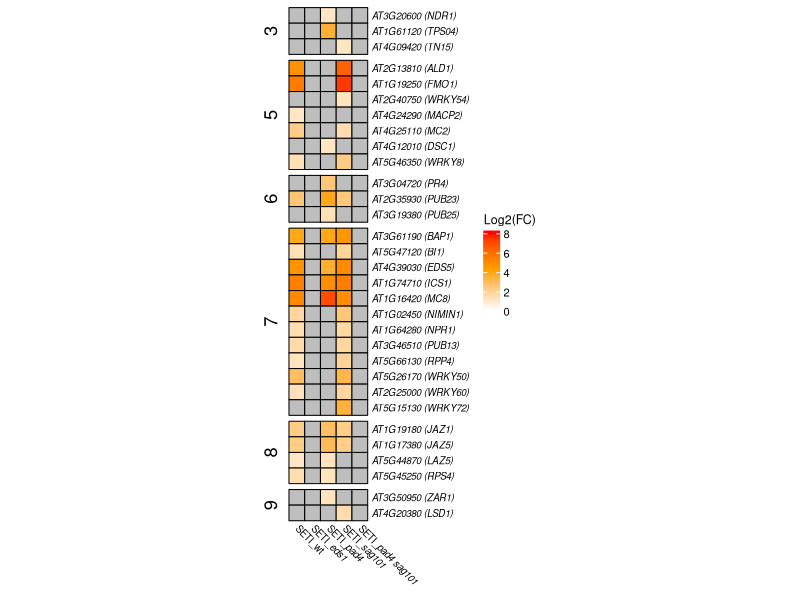
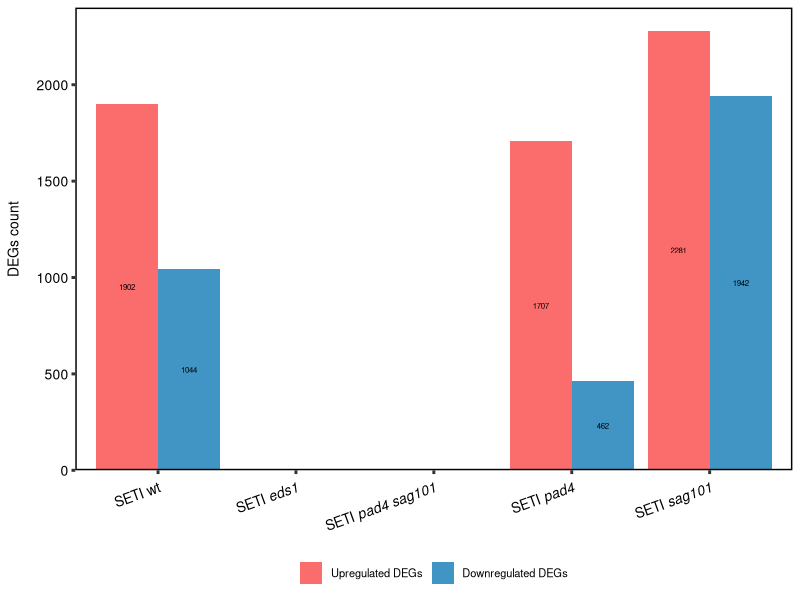

Here is the R script that generated these plots, in order:
## ---- chunk 1
knitr::opts_chunk$set(echo = TRUE)
## ---- chunk 2
library("ComplexHeatmap")
library("circlize")
library("ggpubr")
library("stringr")
## ---- chunk 3
selected_genes = read.csv2("./Data/selected_DEGs.csv", dec = ".")
cluster_genes = read.csv2("./Data/Target in each cluster heatmap 5067 DE genes.csv", dec = ".", sep = ",") 
selected_genes$cluster = cluster_genes$Clusters[match(selected_genes$Gene_id, cluster_genes$Targets)]

selected_genes$cluster = factor(selected_genes$cluster)

gene_list = read.csv2(file = "./Data/Significant DE genes list and statistics.csv", sep = ",", dec = ".",
                      header = TRUE)
gene_list = gene_list[gene_list$contrast != "SETI_p.E-SETI_s.E" & gene_list$contrast != "SETI_p.E-SETI_WT.E"
          & gene_list$contrast != "SETI_s.E-SETI_WT.E", ]
gene_list$contrast = factor(gene_list$contrast)
## ---- chunk 4
test = selected_genes[,c(3,7,5,4,6)]
rownames(test) = paste(selected_genes$Gene_id, " ", "(",selected_genes$Gene,")", sep = "")
test2 = as.matrix(test)

col_fun = colorRamp2(c(0, 4, 8 ), c("white", "orange", "red"))
col_fun(seq(-3, 3))

selected_genes$cluster = factor(selected_genes$cluster)
plot_heatmap = Heatmap(test2, name = "Log2(FC)", col_fun, split = selected_genes$cluster, rect_gp = gpar(col = "black"), row_gap = unit(1.5, "mm"), show_parent_dend_line = FALSE, width = unit(2, "cm"), row_order = order(as.numeric(gsub("row", "", rownames(test)))),
        row_labels = rownames(test), row_names_gp = gpar(fontsize = 7, fontface = "italic"), show_column_names = TRUE, column_names_gp = gpar(fontsize = 7), heatmap_legend_param = list(title_gp = gpar(fontsize = 9),  # Title font size
                              labels_gp = gpar(fontsize = 8)), column_names_rot = -45, column_order = c("SETI", "eds1", "pad4", "sag101", "pad4sag101"), column_labels = c(expression("SETI_wt"), expression("SETI_" * italic("eds1")), expression("SETI_" * italic("pad4")), expression("SETI_" * italic("sag101")), expression("SETI_" * italic("pad4 sag101"))))

plot_heatmap 
## ---- chunk 5
dlab_theme = theme(axis.title.y = element_text(margin = margin(r = 10)), text = element_text(size=10), axis.text = element_text(size=10),
        axis.text.x = element_text(margin = margin(t = 5), size = 10, colour = "black", angle = 20, hjust=1),
        axis.text.y = element_text(color = "black"),
        axis.line = element_blank(),
        axis.ticks = element_line(size = 1),
        axis.title.x = element_blank(),
        legend.position="bottom", 
        legend.text= element_text(size = 8),
        #legend.title = element_text(size = 16, face = "bold"),
        panel.background = element_blank(),
        panel.spacing.x = unit(1, "lines"),
        panel.spacing.y=unit(0,"lines"),
        panel.grid =  element_blank(),
        legend.title = element_blank(),
        #panel.grid.major.y =  element_line(colour = "#999999"),
        panel.grid.minor.y =  element_blank(),
        panel.border = element_rect(fill = NA, color = "black", linewidth = 1),
        strip.background =element_rect(fill="white"),
        strip.text.x = element_text(size = 12, hjust = 0.5))


# length(gene_list$contrast[gene_list$contrast == "SETI_WT.E-SETI_WT.mock" & gene_list$up.down == "up-regulated"])
# length(gene_list$contrast[gene_list$contrast == "SETI_p.E-SETI_p.mock" & gene_list$up.down == "up-regulated"])
# length(gene_list$contrast[gene_list$contrast == "SETI_s.E-SETI_s.mock" & gene_list$up.down == "up-regulated"])
# length(gene_list$contrast[gene_list$contrast == "SETI_ps.E-SETI_ps.mock" & gene_list$up.down == "up-regulated"])
# length(gene_list$contrast[gene_list$contrast == "SETI_e.E-SETI_e.mock" & gene_list$up.down == "up-regulated"])
# length(gene_list$contrast[gene_list$contrast == "SETI_WT.E-SETI_WT.mock" & gene_list$up.down == "down-regulated"])
# length(gene_list$contrast[gene_list$contrast == "SETI_p.E-SETI_p.mock" & gene_list$up.down == "down-regulated"])
# length(gene_list$contrast[gene_list$contrast == "SETI_s.E-SETI_s.mock" & gene_list$up.down == "down-regulated"])
# length(gene_list$contrast[gene_list$contrast == "SETI_ps.E-SETI_ps.mock" & gene_list$up.down == "down-regulated"])
# length(gene_list$contrast[gene_list$contrast == "SETI_e.E-SETI_e.mock" & gene_list$up.down == "down-regulated"])

up_down_numbers = data.frame(lines = rep(c("SETI_WT.E-SETI_WT.mock",  "SETI_p.E-SETI_p.mock", "SETI_s.E-SETI_s.mock",
                                       "SETI_ps.E-SETI_ps.mock", "SETI_e.E-SETI_e.mock"), 2), up_down = factor(rep(c("upregulated", "downregulated"), each = 5), levels = c("upregulated", "downregulated")), genenumbers = c(1902, 1707, 2281, 0, 0, 1044, 462, 1942, 0, 0))


degs_count <- ggplot(data = up_down_numbers, aes(x = lines, y = genenumbers))+
  geom_bar(aes(fill = up_down), stat = "identity", position=position_dodge(), alpha = 0.75) +
  scale_x_discrete(limits = c("SETI_WT.E-SETI_WT.mock", "SETI_e.E-SETI_e.mock", "SETI_ps.E-SETI_ps.mock", "SETI_p.E-SETI_p.mock", "SETI_s.E-SETI_s.mock"), labels=c(expression("SETI wt"), expression("SETI" ~ italic("eds1")), expression("SETI" ~ italic("pad4 sag101")), expression("SETI" ~ italic("pad4")), expression("SETI" ~ italic("sag101")))) + scale_fill_manual(values = c("#F93D3D", "#0072B2"),
                     name = "Expression change", labels = c("Upregulated DEGs", "Downregulated DEGs"))  +
  labs(y = "DEGs count", x = "Line") +
  geom_text(aes(y = genenumbers/2, label = c(1902, 1707, 2281, NA, NA, 1044, 462, 1942, NA, NA), group = up_down),  position=position_dodge(0.9), size = 2) +
  dlab_theme +
  scale_y_continuous(expand = c(0,0), limits = c(0, 2400)) 

degs_count 
